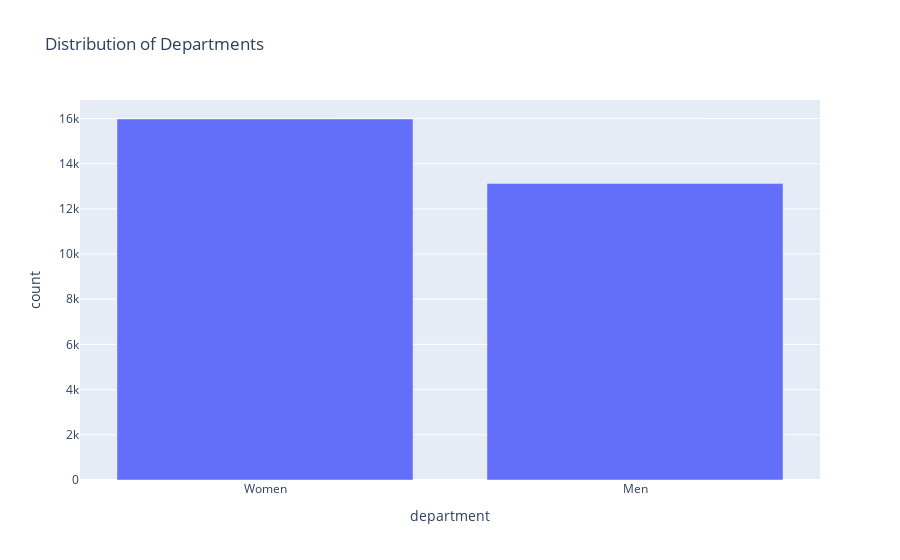

Notebook source saved alongside this figure:
### Code cell
# Distribution of Departments
department_distribution = products['department'].value_counts().reset_index()
department_distribution.columns = ['department', 'count']

fig_department = px.bar(department_distribution, x='department', y='count', title='Distribution of Departments')
fig_department.show()

### Figure 1 — Plotly figure (JSON) as saved in the notebook; plotly's stock layout.template omitted (floating-point values rounded to 4 significant figures)
{"data": [{"alignmentgroup": "True", "hovertemplate": "department=%{x}<br>count=%{y}<extra></extra>", "legendgroup": "", "marker": {"color": "#636efa", "pattern": {"shape": ""}}, "name": "", "offsetgroup": "", "orientation": "v", "showlegend": false, "textposition": "auto", "type": "bar", "x": ["Women", "Men"], "xaxis": "x", "y": [15976, 13118], "yaxis": "y"}], "layout": {"barmode": "relative", "legend": {"tracegroupgap": 0}, "title": {"text": "Distribution of Departments"}, "xaxis": {"anchor": "y", "domain": [0, 1], "title": {"text": "department"}}, "yaxis": {"anchor": "x", "domain": [0, 1], "title": {"text": "count"}}}}
